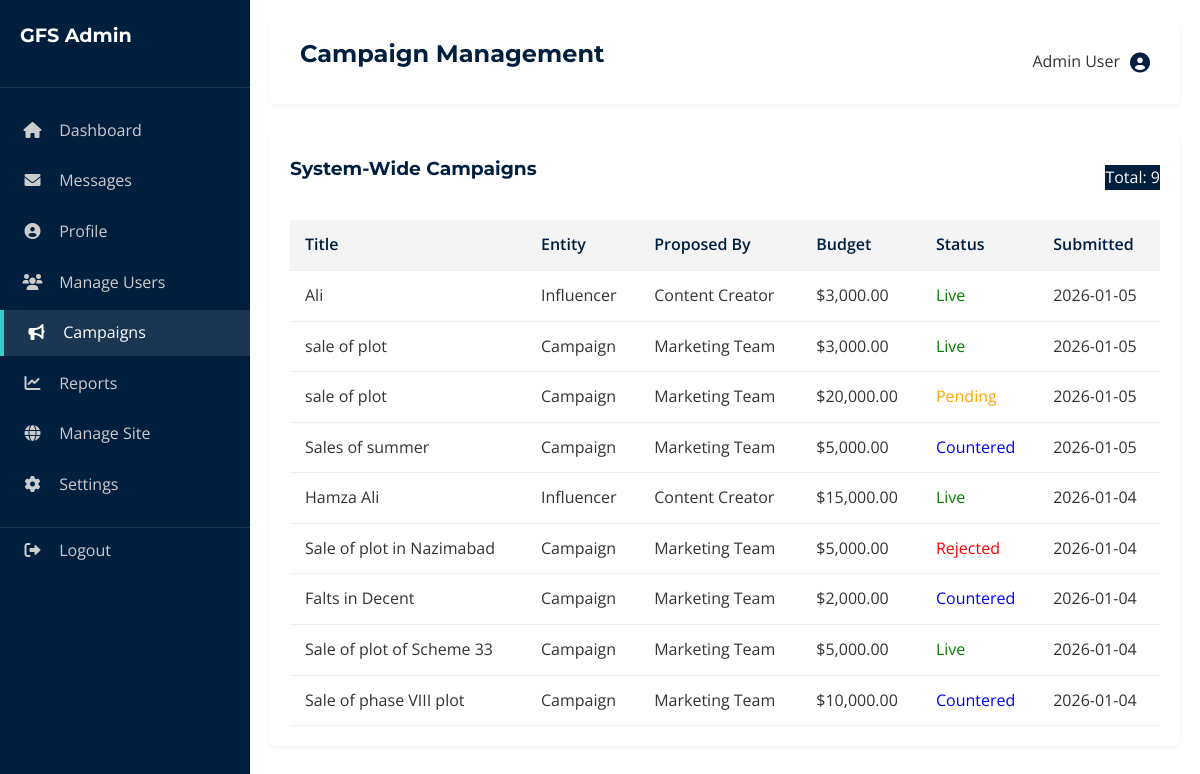
The page /admin/campaigns on the database its author committed.
### tables this page shows
CREATE TABLE budget_requests (
    id INTEGER PRIMARY KEY AUTOINCREMENT,
    title TEXT NOT NULL,
    type TEXT NOT NULL,
    amount REAL NOT NULL,
    proposed_by TEXT NOT NULL,
    status TEXT DEFAULT 'Pending',
    counter_amount REAL,
    progress INTEGER DEFAULT 0,
    assigned_to INTEGER,
    created_at TIMESTAMP DEFAULT CURRENT_TIMESTAMP,
    FOREIGN KEY (assigned_to) REFERENCES users (id)
);

### app.py (the view)
@app.route('/admin/campaigns')
def admin_campaigns():
    conn = get_db_connection()
    campaigns = conn.execute('SELECT * FROM budget_requests ORDER BY created_at DESC').fetchall()
    conn.close()
    return render_template('admin/campaigns.html', campaigns=campaigns)

### app.py (called while the page is built)
def get_db_connection():
    conn = sqlite3.connect('database.db')
    conn.row_factory = sqlite3.Row
    return conn

@app.context_processor
def inject_global_data():
    conn = get_db_connection()
    try:
        theme_row = conn.execute("SELECT value FROM settings WHERE key = 'theme'").fetchone()
        theme = theme_row['value'] if theme_row else 'default'
        site_rows = conn.execute("SELECT section, key, value FROM site_content WHERE page = 'global'").fetchall()
        site_data = {}
        for row in site_rows:
            if row['section'] not in site_data:
                site_data[row['section']] = {}
            site_data[row['section']][row['key']] = row['value']
    except sqlite3.OperationalError:
        theme = 'default'
        site_data = {}
    finally:
        conn.close()
    return dict(theme=theme, site=site_data)

### templates/admin/campaigns.html (shortened to what this page needs)
{% extends 'admin_base.html' %}
{% block header %}Campaign Management{% endblock %}
{% block content %}
<div class="table-container">
    <div style="display: flex; justify-content: space-between; align-items: center; margin-bottom: 20px;">
        <h3>System-Wide Campaigns</h3>
        <span class="badge" style="background: var(--primary-color); color: white;">Total: {{ campaigns|length }}</span>
    </div>
    <table class="table">
        <thead>
            <tr>
                <th>Title</th>
                <th>Entity</th>
                <th>Proposed By</th>
                <th>Budget</th>
                <th>Status</th>
                <th>Submitted</th>
            </tr>
        </thead>
        <tbody>
            {% for campaign in campaigns %}
            <tr>
                <td>{{ campaign.title }}</td>
                <td>{{ campaign.type }}</td>
                <td>{{ campaign.proposed_by }}</td>
                <td>${{ "{:,.2f}".format(campaign.amount) }}</td>
                <td>
                    {% if campaign.status == 'Pending' %}
                    <span style="color: orange;">Pending</span>
                    {% elif campaign.status == 'Approved' %}
                    <span style="color: green;">Live</span>
                    {% elif campaign.status == 'Rejected' %}
                    <span style="color: red;">Rejected</span>
                    {% elif campaign.status == 'Counter-Offer' %}
                    <span style="color: blue;">Countered</span>
                    {% endif %}
                </td>
                <td>{{ campaign.created_at[:10] }}</td>
            </tr>
            {% endfor %}
        </tbody>
    </table>
</div>
{% endblock %}

### static/styles.css (style rules this page uses)
:root { --primary-color: #001f3f; --secondary-color: #39cccc; --accent-color: #0074D9; --text-color: #333; --light-gray: #f4f4f4; --white: #ffffff; --bg-color: #ffffff; --card-bg: #ffffff; --sidebar-bg: #001f3f; --sidebar-text: #ffffff; --font-heading: 'Montserrat', sans-serif; --font-body: 'Open Sans', sans-serif; --transition: all 0.3s ease; }
* { margin: 0; padding: 0; box-sizing: border-box; }
body { font-family: var(--font-body); line-height: 1.6; color: var(--text-color); background-color: var(--bg-color); }
h1, h2, h3, h4, h5, h6 { font-family: var(--font-heading); color: var(--primary-color); margin-bottom: 1rem; }
.table-container { background: var(--card-bg); padding: 20px; border-radius: 5px; box-shadow: 0 2px 5px rgba(0, 0, 0, 0.05); overflow-x: auto; }
.table { width: 100%; border-collapse: collapse; color: var(--text-color); }
.table th, .table td { padding: 12px 15px; text-align: left; border-bottom: 1px solid #eee; }
.table th { background-color: var(--light-gray); color: var(--primary-color); font-weight: 600; }

### rows shown on the page
budget_requests: title "Ali", type "Influencer", proposed_by "Content Creator", amount "3,000.00", status "Live", created_at "2026-01-05"
budget_requests: title "sale of plot", type "Campaign", proposed_by "Marketing Team", amount "3,000.00", status "Live", created_at "2026-01-05"
budget_requests: title "sale of plot", type "Campaign", proposed_by "Marketing Team", amount "20,000.00", status "Pending", created_at "2026-01-05"
budget_requests: title "Sales of summer", type "Campaign", proposed_by "Marketing Team", amount "5,000.00", status "Countered", created_at "2026-01-05"
budget_requests: title "Hamza Ali", type "Influencer", proposed_by "Content Creator", amount "15,000.00", status "Live", created_at "2026-01-04"
budget_requests: title "Sale of plot in Nazimabad", type "Campaign", proposed_by "Marketing Team", amount "5,000.00", status "Rejected", created_at "2026-01-04"
budget_requests: title "Falts in Decent", type "Campaign", proposed_by "Marketing Team", amount "2,000.00", status "Countered", created_at "2026-01-04"
budget_requests: title "Sale of plot of Scheme 33", type "Campaign", proposed_by "Marketing Team", amount "5,000.00", status "Live", created_at "2026-01-04"
budget_requests: title "Sale of phase VIII plot", type "Campaign", proposed_by "Marketing Team", amount "10,000.00", status "Countered", created_at "2026-01-04"

### other values the page prints
{{ campaigns|length }} "9"
